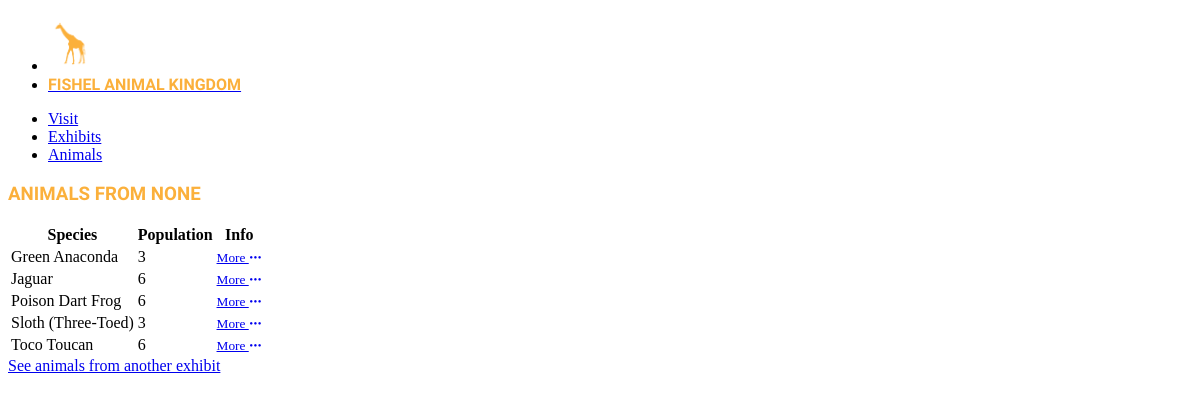
/animals/Tropical Rainforest, run on the app's committed database.
### tables this page shows
CREATE TABLE animals(
    id INTEGER PRIMARY KEY,
    species TEXT NOT NULL,
    diet TEXT,
    habitat TEXT,
    description TEXT,
    population INTEGER,
    exhibit TEXT NOT NULL
);

### app.py (the view)
@app.route("/animals/<exhibit>")
def animals(exhibit):
    animals_list = q.get_animals_by_exhibit(exhibit)
    return render_template("exhibit_animals.html", animals_list=animals_list)

### queries.py (called while the page is built)
def get_animals_by_exhibit(name):
    sql = "SELECT * FROM animals WHERE exhibit = ? ORDER BY species"
    results = db.execute(sql, name)
    if len(results) == 0:
        return None
    else:
        return results

### templates/exhibit_animals.html
{% extends "base.html" %}
{% block content %}
    <h3 class="zoofont">Animals from {{ session.get('exhibit') }}</h3>
    {% if not animals_list %}
    <h4>SORRY, WE WILL HAVE ANIMALS IN THIS EXHIBIT SOON!</h4>
    {% else %}
    <table class="striped">
        <thead data-theme="dark">
            <tr>
                <th scope="col">Species</th>
                <th scope="col">Population</th>
                <th scope="col">Info</th>
            </tr>
        </thead>
        <tbody>
            {% for animal in animals_list %}
                <tr>
                    <td>{{ animal.species }}</td>
                    <td>{{ animal.population }}</td>
                    <td>
                        <a href="/animals/{{ animal.id }}">
                            <small>More <i class="bi bi-three-dots"></i></small>
                        </a>
                    </td>
                </tr>
            {% endfor %}
        </tbody>
    </table>
    {% endif%}
    <a href="/" role="button">See animals from another exhibit</a>
{% endblock %}

### templates/base.html (shortened to what this page needs)
<!doctype html>
<html lang="en">
  <head>
    <link rel="stylesheet" href="https://cdn.jsdelivr.net/npm/@picocss/pico@2/css/pico.slate.min.css">
    <link rel="stylesheet" href="https://cdn.jsdelivr.net/npm/bootstrap-icons@1.11.3/font/bootstrap-icons.min.css">
    <link rel="stylesheet" href="/static/style.css">
  </head>
  <body>
    <main class="container">
      <article data-theme="dark">
        <nav>
          <ul>
            <li>
              <a href="/">
                <img src="/static/images/yl_giraffe.png" class="nav-img">
              </a>
            </li>
            <li>
              <a href="/"><strong class="zoofont">Fishel Animal Kingdom</strong></a>
            </li>
          </ul>
          <ul>
            <li><a href="/tickets" class="secondary">Visit</a></li>
            <li><a href="#" class="secondary">Exhibits</a></li>
            <li><a href="/animals" class="secondary">Animals</a></li>
          </ul>
        </nav>
      </article>
      {% block content %}{% endblock %}
    </main>
  </body>
</html>

### static/style.css (style rules this page uses)
:root { --main-clr:#fbb03b; }
.zoofont { font-family: "Big Shoulders", sans-serif; font-optical-sizing: auto; font-weight: 900; font-style: normal; text-transform: uppercase; color: var(--main-clr); }
.nav-img { max-height:45px; margin:5px auto; }

### data on the page
animals: species "Green Anaconda", population "3"
animals: species "Jaguar", population "6"
animals: species "Poison Dart Frog", population "6"
animals: species "Sloth (Three-Toed)", population "3"
animals: species "Toco Toucan", population "6"

### other printed values
{{ session.get('exhibit') }} "NONE"
